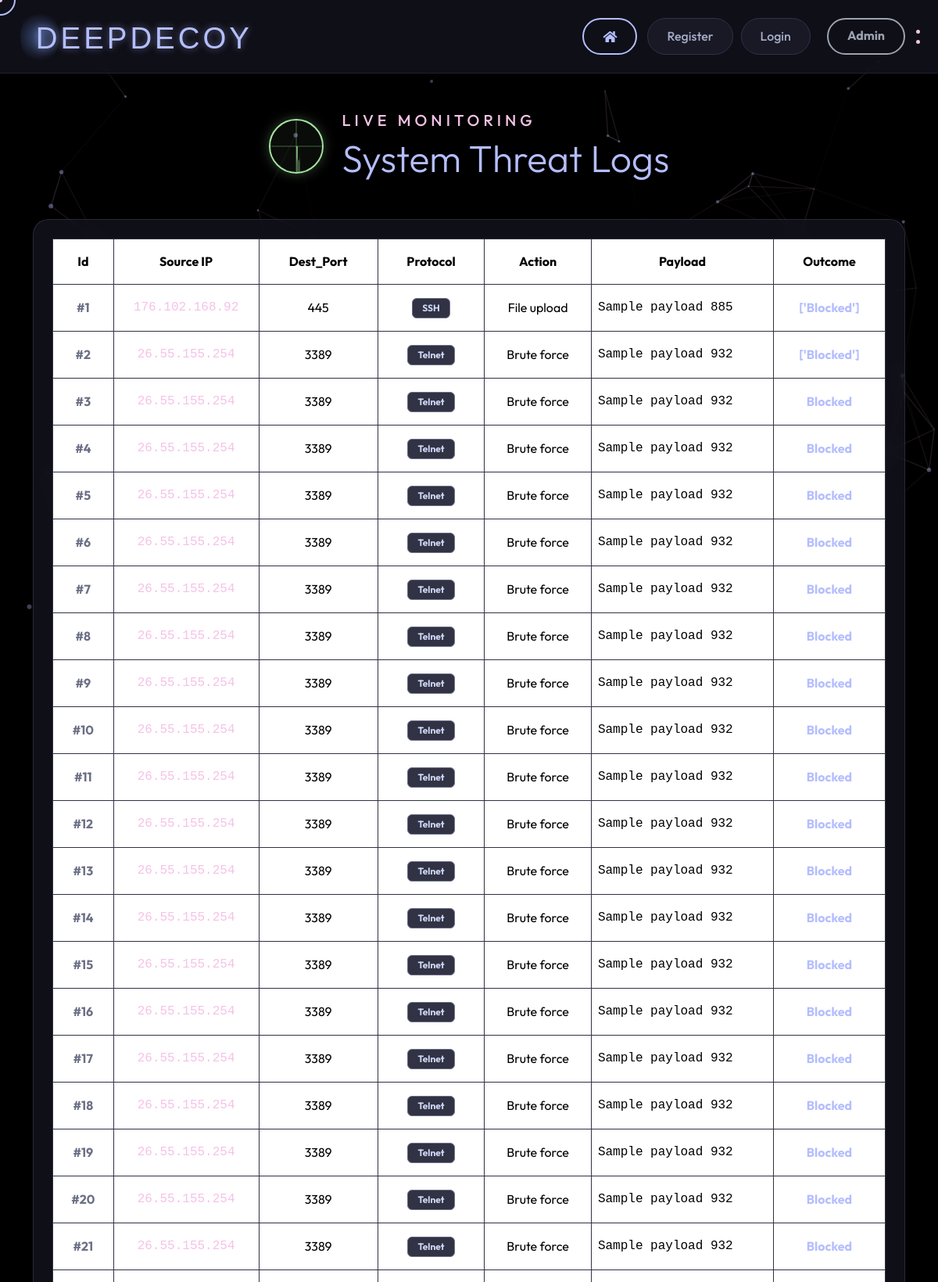
The page /adminhome (upper part) on the database its author committed.
### User/models.py (models this page shows)
class HoneyPot(models.Model):
    Source_IP=models.CharField(max_length=100)
    Dest_Port=models.CharField(max_length=100)
    Protocol=models.CharField(max_length=100)
    Action=models.CharField(max_length=100)
    Payload=models.CharField(max_length=100)
    Outcome=models.CharField(max_length=100)

### User/views.py (the view)
# urls.py: path('adminhome',views.adminhome,name='adminhome'),
def adminhome(request):
    honey = HoneyPot.objects.all()
    return render(request, "adminhome.html", {"honey": honey})

### templates/adminhome.html (shortened to what this page needs)
{% extends "nav.html" %}
{% block content %}
{% load static %}
    <section class="contact_section layout_padding py-5 wow fadeInUp" data-wow-delay="0.1s">
        <div class="container">
          <div class="d-flex justify-content-center align-items-center mb-5 gap-4">
            <div class="radar-container">
                <div class="radar-sweep"></div>
            </div>
            <div class="text-start">
              <h5 class="text-uppercase cyber-glitch" data-value="LIVE MONITORING" style="letter-spacing: 5px; color: var(--accent);">LIVE MONITORING</h5>
              <h1 class="display-5 mb-0 cyber-glitch" data-value="System Threat Logs" style="color: var(--lavender);">System Threat Logs</h1>
            </div>
          </div>
          <div class="m3-card glass-card table-responsive p-4">
            <table class="table table-bordered table-hover align-middle text-center" style="border-color: var(--surface1);">
              <thead style="background-color: var(--mantle);">
                <tr>
                  <th scope="col" class="py-3 px-4">Id</th>
                  <th scope="col" class="py-3 px-4">Source IP</th>
                  <th scope="col" class="py-3 px-4">Dest_Port</th>
                  <th scope="col" class="py-3 px-4">Protocol</th>
                  <th scope="col" class="py-3 px-4">Action</th>
                  <th scope="col" class="py-3 px-4">Payload</th>
                  <th scope="col" class="py-3 px-4">Outcome</th>
                </tr>
              </thead>
              <tbody>
              {% for i in honey %}
                <tr>
                  <th scope="row" class="py-3" style="color: var(--overlay0);">#{{i.id}}</th>
                  <td class="py-3" style="font-family: monospace; color: var(--accent);">{{i.Source_IP}}</td>
                  <td class="py-3">{{i.Dest_Port}}</td>
                  <td class="py-3">
                      <span class="badge" style="background-color: var(--surface1); border: 1px solid var(--overlay0); color: var(--text); padding: 6px 12px;">
                          {{i.Protocol}}
                      </span>
                  </td>
                  <td class="py-3">{{i.Action}}</td>
                  <td class="py-3 text-start" style="font-family: monospace; max-width: 250px; overflow: hidden; text-overflow: ellipsis; white-space: nowrap;">
                      {{i.Payload}}
                  </td>
                  <td class="py-3" style="font-weight: bold; color: var(--lavender);">{{i.Outcome}}</td>
                </tr>
              {% endfor %}
              </tbody>
            </table>
          </div>
        </div>
    </section>
{% endblock %}

### templates/nav.html (shortened to what this page needs)
{% load static %}
<!DOCTYPE html>
<html lang="en">
<head>
    <link href="https://cdnjs.cloudflare.com/ajax/libs/font-awesome/5.10.0/css/all.min.css" rel="stylesheet">
    <link href="https://cdn.jsdelivr.net/npm/bootstrap-icons@1.4.1/font/bootstrap-icons.css" rel="stylesheet">
    <link href="{% static 'lib/owlcarousel/assets/owl.carousel.min.css' %}" rel="stylesheet">
    <link href="{% static 'lib/animate/animate.min.css' %}" rel="stylesheet">
    <link href="{% static 'css/bootstrap.min.css' %}" rel="stylesheet">
</head>
<body>
    <div id="particles-js" style="position: fixed; width: 100vw; height: 100vh; top: 0; left: 0; background-color: var(--base); z-index: -1;"></div>
    <div class="cursor-outline" data-cursor-outline></div>
    <nav class="navbar navbar-expand-lg navbar-custom sticky-top">
        <a href="/" class="navbar-brand" style="position: relative; display: flex; align-items: center; justify-content: center; gap: 8px;">
            <div class="cd-inner-glow"></div>
            <h1 class="m-0" style="position: relative; z-index: 1; left: 5%;">
                DEEPDECOY
            </h1>
        </a>
        <div class="collapse navbar-collapse" id="navbarCollapse">
            <div class="navbar-nav ms-auto py-0">
                <a href="/" class="btn btn-m3-home me-2"><i class="fas fa-home"></i> </a>
                {% if user.is_authenticated %}
                <a href="#" class="nav-item nav-link" style="color: var(--accent) !important;">Welcome, {{user.username.capitalize}}</a>
                <a href="/data" class="nav-item nav-link">Predict</a>
                <a href="/logout" class="btn btn-m3-logout ms-3">Logout</a>
                {% else %}
                <a href="register" class="nav-item nav-link">Register</a>
                <a href="login" class="nav-item nav-link">Login</a>
                <a href="/adminlogin" class="btn btn-m3-admin ms-3">Admin</a>
                {% endif %}
                <div class="logo-dots" style="left: 2.2%;">
                <div class="dot-top"></div>
                <div class="dot-bottom"></div>
            </div>
            </div>
        </div>
    </nav>
    <main style="flex-grow: 1;">
        {% block content %}
        {% endblock %}
    </main>
</body>
</html>

### templates/nav.html (style rules this page uses)
:root { --base: #000000; --surface0: #1e1e2e; --surface1: #313244; --overlay0: #6c7086; --text: #cdd6f4; --subtext0: #a6adc8; --lavender: #b4befe; --mantle: #181825; --crust: #11111b; --accent: #f5c2e7; }
html { scroll-behavior: smooth; }
body { background-color: var(--base) !important; color: var(--text) !important; font-family: 'Outfit', 'Roboto', sans-serif; margin: 0; padding: 0; line-height: 1.6; min-height: 100vh; display: flex; flex-direction: column; }
body { cursor: none !important; }
.cursor-dot, .cursor-outline { position: fixed; top: 0; left: 0; transform: translate(-50%, -50%); border-radius: 50%; z-index: 9999; pointer-events: none; transition: opacity 0.2s ease-in-out; }
.cursor-outline { width: 40px; height: 40px; border: 2px solid var(--lavender); }
.glass-card, input, select, textarea, button, a { cursor: none !important; }
.navbar-custom { background: rgba(24, 24, 37, 0.65) !important; backdrop-filter: blur(16px) !important; -webkit-backdrop-filter: blur(16px) !important; border-bottom: 1px solid rgba(180, 190, 254, 0.1) !important; box-shadow: 0 4px 30px rgba(0, 0, 0, 0.5) !important; padding: 1rem 2rem; }
.navbar-brand h1 { color: var(--lavender) !important; font-size: 2.4rem; letter-spacing: 4px; text-transform: uppercase; font-family: 'Minecraft', sans-serif; text-shadow: 0 0 10px rgba(180, 190, 254, 0.5); margin-top: 5px !important; }
.cd-inner-glow { position: absolute; top: 50%; left: 7%; transform: translate(-50%, -50%); width: 50px; height: 70px; background: radial-gradient(circle, rgba(116, 161, 252, 0.434) 0%, transparent 70%); border-radius: 100%; z-index: 0; pointer-events: none; animation: pulseGlow 4s infinite alternate ease-in-out; }
.navbar-custom .nav-link { color: var(--subtext0) !important; padding: 10px 24px !important; border-radius: 25px !important; border: 1px solid var(--surface1) !important; background-color: rgba(49, 50, 68, 0.3); transition: all 0.3s ease; font-weight: 500; margin: 0 5px; }
.logo-dots { display: flex; flex-direction: column; gap: 8px; position: relative; z-index: 1; margin-left: 5px; justify-content: center; }
.dot-top, .dot-bottom { background-color: var(--accent); border-radius: 50%; animation: hardwarePulse 2s infinite ease-in-out; }
.dot-top { width: 5px; height: 5px; animation-delay: 0s; }
.dot-bottom { width: 5px; height: 5px; animation-delay: 1s; }
.glass-card { background: rgba(30, 30, 46, 0.5) !important; backdrop-filter: blur(12px) !important; -webkit-backdrop-filter: blur(12px) !important; border: 1px solid rgba(180, 190, 254, 0.15) !important; box-shadow: 0 8px 32px 0 rgba(0, 0, 0, 0.4) !important; border-radius: 20px; }
.btn-m3-admin { color: #9ca3af !important; border: 2px solid #9ca3af !important; background-color: transparent !important; border-radius: 50px !important; padding: 8px 24px !important; font-weight: bold; transition: all 0.3s cubic-bezier(0.25, 0.8, 0.25, 1) !important; }
.btn-m3-home { color: var(--lavender) !important; border: 2px solid var(--lavender) !important; background-color: transparent !important; border-radius: 50px !important; padding: 8px 24px !important; font-weight: bold; transition: all 0.3s cubic-bezier(0.25, 0.8, 0.25, 1) !important; display: inline-flex; align-items: center; gap: 8px; }

### templates/adminhome.html (style rules this page uses)
.radar-container { width: 70px; height: 70px; border-radius: 50%; background-color: rgba(166, 227, 161, 0.05); border: 2px solid #a6e3a1; position: relative; overflow: hidden; box-shadow: 0 0 15px rgba(166, 227, 161, 0.3); flex-shrink: 0; }
.radar-container::after, .radar-container::before { content: ''; position: absolute; background: rgba(166, 227, 161, 0.4); top: 50%; left: 50%; transform: translate(-50%, -50%); }
.radar-container::after { width: 100%; height: 1px; }
.radar-container::before { width: 1px; height: 100%; }
.radar-sweep { position: absolute; top: 50%; left: 50%; width: 5px; height: 35px; background: conic-gradient(from 0deg, rgba(166, 227, 161, 0) 0%, rgba(166, 227, 161, 0.7) 100%); transform-origin: 0% 0%; animation: radarSpin 2s linear infinite; }

### rows shown on the page
HoneyPot: id "1", Source_IP "176.102.168.92", Dest_Port "445", Protocol "SSH", Action "File upload", Payload "Sample payload 885", Outcome "['Blocked']"
HoneyPot: id "2", Source_IP "26.55.155.254", Dest_Port "3389", Protocol "Telnet", Action "Brute force", Payload "Sample payload 932", Outcome "['Blocked']"
HoneyPot: id "3", Source_IP "26.55.155.254", Dest_Port "3389", Protocol "Telnet", Action "Brute force", Payload "Sample payload 932", Outcome "Blocked"
HoneyPot: id "4", Source_IP "26.55.155.254", Dest_Port "3389", Protocol "Telnet", Action "Brute force", Payload "Sample payload 932", Outcome "Blocked"
HoneyPot: id "5", Source_IP "26.55.155.254", Dest_Port "3389", Protocol "Telnet", Action "Brute force", Payload "Sample payload 932", Outcome "Blocked"
HoneyPot: id "6", Source_IP "26.55.155.254", Dest_Port "3389", Protocol "Telnet", Action "Brute force", Payload "Sample payload 932", Outcome "Blocked"
HoneyPot: id "7", Source_IP "26.55.155.254", Dest_Port "3389", Protocol "Telnet", Action "Brute force", Payload "Sample payload 932", Outcome "Blocked"
HoneyPot: id "8", Source_IP "26.55.155.254", Dest_Port "3389", Protocol "Telnet", Action "Brute force", Payload "Sample payload 932", Outcome "Blocked"
HoneyPot: id "9", Source_IP "26.55.155.254", Dest_Port "3389", Protocol "Telnet", Action "Brute force", Payload "Sample payload 932", Outcome "Blocked"
HoneyPot: id "10", Source_IP "26.55.155.254", Dest_Port "3389", Protocol "Telnet", Action "Brute force", Payload "Sample payload 932", Outcome "Blocked"
HoneyPot: id "11", Source_IP "26.55.155.254", Dest_Port "3389", Protocol "Telnet", Action "Brute force", Payload "Sample payload 932", Outcome "Blocked"
HoneyPot: id "12", Source_IP "26.55.155.254", Dest_Port "3389", Protocol "Telnet", Action "Brute force", Payload "Sample payload 932", Outcome "Blocked"
HoneyPot: id "13", Source_IP "26.55.155.254", Dest_Port "3389", Protocol "Telnet", Action "Brute force", Payload "Sample payload 932", Outcome "Blocked"
HoneyPot: id "14", Source_IP "26.55.155.254", Dest_Port "3389", Protocol "Telnet", Action "Brute force", Payload "Sample payload 932", Outcome "Blocked"
HoneyPot: id "15", Source_IP "26.55.155.254", Dest_Port "3389", Protocol "Telnet", Action "Brute force", Payload "Sample payload 932", Outcome "Blocked"
HoneyPot: id "16", Source_IP "26.55.155.254", Dest_Port "3389", Protocol "Telnet", Action "Brute force", Payload "Sample payload 932", Outcome "Blocked"
HoneyPot: id "17", Source_IP "26.55.155.254", Dest_Port "3389", Protocol "Telnet", Action "Brute force", Payload "Sample payload 932", Outcome "Blocked"
HoneyPot: id "18", Source_IP "26.55.155.254", Dest_Port "3389", Protocol "Telnet", Action "Brute force", Payload "Sample payload 932", Outcome "Blocked"
HoneyPot: id "19", Source_IP "26.55.155.254", Dest_Port "3389", Protocol "Telnet", Action "Brute force", Payload "Sample payload 932", Outcome "Blocked"
HoneyPot: id "20", Source_IP "26.55.155.254", Dest_Port "3389", Protocol "Telnet", Action "Brute force", Payload "Sample payload 932", Outcome "Blocked"
HoneyPot: id "21", Source_IP "26.55.155.254", Dest_Port "3389", Protocol "Telnet", Action "Brute force", Payload "Sample payload 932", Outcome "Blocked"
